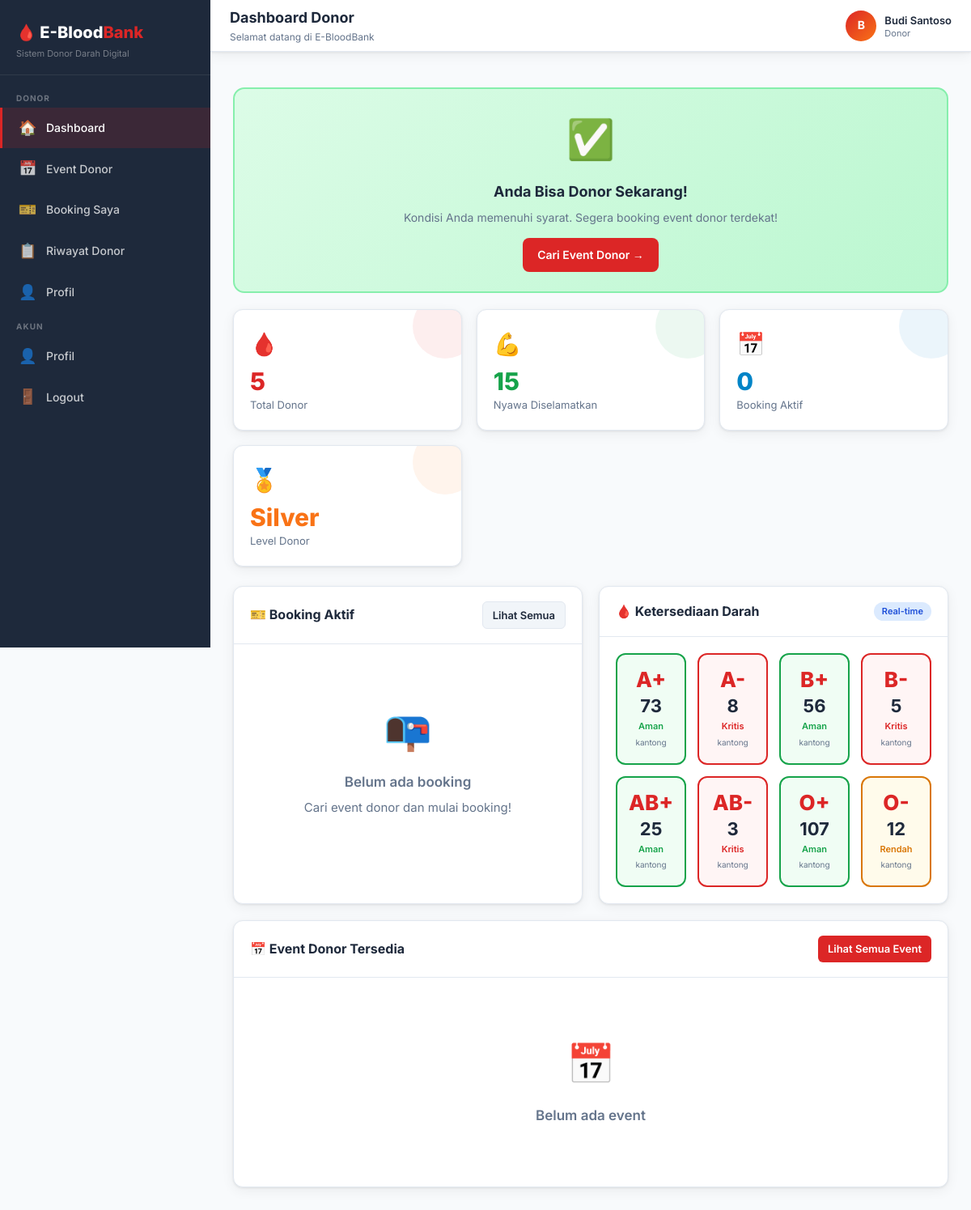
The page /index.php?page=dashboard (signed in) on the database its author committed.
### tables this page shows
CREATE TABLE IF NOT EXISTS users (
    id INT AUTO_INCREMENT PRIMARY KEY,
    nik VARCHAR(20) UNIQUE,
    name VARCHAR(100) NOT NULL,
    email VARCHAR(100) UNIQUE NOT NULL,
    password VARCHAR(255) NOT NULL,
    role ENUM('donor', 'pmi', 'rs') NOT NULL DEFAULT 'donor',
    blood_type ENUM('A', 'B', 'AB', 'O') DEFAULT NULL,
    rhesus ENUM('+', '-') DEFAULT NULL,
    phone VARCHAR(20),
    address TEXT,
    last_donation DATE DEFAULT NULL,
    total_donations INT DEFAULT 0,
    hospital_name VARCHAR(150) DEFAULT NULL,
    is_active TINYINT(1) DEFAULT 1,
    created_at TIMESTAMP DEFAULT CURRENT_TIMESTAMP,
    updated_at TIMESTAMP DEFAULT CURRENT_TIMESTAMP ON UPDATE CURRENT_TIMESTAMP
);

### index.php (called while the page is built, shortened)
<?php
require_once __DIR__ . '/core/auth.php';
require_once __DIR__ . '/core/helper.php';
require_once __DIR__ . '/routes.php';

### core/auth.php (called while the page is built, shortened)
<?php
require_once __DIR__ . '/helper.php';
function isLoggedIn() {
    return isset($_SESSION['user_id']);
}
function currentUser() {
    $db = getDB();
    $stmt = $db->prepare("SELECT * FROM users WHERE id = ? LIMIT 1");
    $stmt->execute([$_SESSION['user_id']]);
    return $stmt->fetch();
}
function hasRole($role) {
    return isLoggedIn() && $_SESSION['user_role'] === $role;
}

### core/helper.php (called while the page is built, shortened)
<?php
function sanitize($input) {
    return htmlspecialchars(strip_tags(trim($input)), ENT_QUOTES, 'UTF-8');
}
function daysUntilEligible($lastDonation) {
    $last = new DateTime($lastDonation);
    $eligible = clone $last;
    $eligible->modify('+60 days');
    $now = new DateTime();
    if ($now >= $eligible) return 0;
    $diff = $now->diff($eligible);
    return $diff->days;
}

### modules/donor/dashboard.php (the view, shortened to what this page needs)
<?php
$pageTitle    = 'Dashboard Donor';
$pageSubtitle = 'Selamat datang di E-BloodBank';
$db   = getDB();
$user = currentUser();
$totalDonations = $user['total_donations'] ?? 0;
$lastDonation   = $user['last_donation'];
$eligible       = isEligibleDonor($lastDonation);
$daysLeft       = daysUntilEligible($lastDonation);
$stmt = $db->prepare("
    SELECT b.*, e.title, e.date, e.location, e.start_time
    FROM bookings b
    JOIN events e ON b.event_id = e.id
    WHERE b.user_id = ? AND e.date >= CURDATE() AND b.status NOT IN ('cancelled','failed')
    ORDER BY e.date ASC LIMIT 3
");
$stmt->execute([$user['id']]);
$upcomingBookings = $stmt->fetchAll();
$eventsStmt = $db->query("
    SELECT * FROM events WHERE status='active' AND date >= CURDATE()
    ORDER BY date ASC LIMIT 4
");
$events = $eventsStmt->fetchAll();
$stockStmt = $db->query("SELECT blood_type, rhesus, SUM(quantity) as total FROM blood_stock GROUP BY blood_type, rhesus ORDER BY blood_type, rhesus");
$stocks = $stockStmt->fetchAll();
include __DIR__ . '/../../views/layouts/header.php';
?>
<div class="eligibility-card <?= $eligible ? 'eligible' : 'not-eligible' ?>">
  <div class="eligibility-icon"><?= $eligible ? '✅' : '⏳' ?></div>
  <h3><?= $eligible ? 'Anda Bisa Donor Sekarang!' : 'Belum Bisa Donor' ?></h3>
  <p>
    <?php if ($eligible): ?>
      Kondisi Anda memenuhi syarat. Segera booking event donor terdekat!
    <?php else: ?>
      Harap tunggu <strong id="eligibility-countdown" data-days="<?= $daysLeft ?>"><?= $daysLeft ?> hari lagi</strong>
      (donor terakhir: <?= formatDate($lastDonation) ?>)
    <?php endif; ?>
  </p>
  <?php if ($eligible): ?>
    <a href="/ebloodbank/index.php?page=events" class="btn btn-primary" style="margin-top:14px">Cari Event Donor →</a>
  <?php endif; ?>
</div>
<div class="stats-grid">
  <div class="stat-card red">
    <div class="stat-icon">🩸</div>
    <div class="stat-value"><?= $totalDonations ?></div>
    <div class="stat-label">Total Donor</div>
  </div>
  <div class="stat-card green">
    <div class="stat-icon">💪</div>
    <div class="stat-value"><?= $totalDonations * 3 ?></div>
    <div class="stat-label">Nyawa Diselamatkan</div>
  </div>
  <div class="stat-card blue">
    <div class="stat-icon">📅</div>
    <div class="stat-value"><?= count($upcomingBookings) ?></div>
    <div class="stat-label">Booking Aktif</div>
  </div>
  <div class="stat-card orange">
    <div class="stat-icon">🏅</div>
    <div class="stat-value"><?= $totalDonations >= 10 ? 'Gold' : ($totalDonations >= 5 ? 'Silver' : 'Bronze') ?></div>
    <div class="stat-label">Level Donor</div>
  </div>
</div>
<div style="display:grid;grid-template-columns:1fr 1fr;gap:20px">
<div class="card">
  <div class="card-header">
    <h3>🎫 Booking Aktif</h3>
    <a href="/ebloodbank/index.php?page=my_bookings" class="btn btn-secondary btn-sm">Lihat Semua</a>
  </div>
  <div class="card-body">
    <?php if (empty($upcomingBookings)): ?>
      <div class="empty-state"><div class="icon">📭</div><h3>Belum ada booking</h3><p>Cari event donor dan mulai booking!</p></div>
    <?php endif; ?>
  </div>
</div>
<div class="card">
  <div class="card-header">
    <h3>🩸 Ketersediaan Darah</h3>
    <span class="badge badge-info">Real-time</span>
  </div>
  <div class="card-body">
    <div class="blood-grid" style="grid-template-columns:repeat(4,1fr)">
      <?php foreach ($stocks as $s):
        $label = $s['blood_type'] . $s['rhesus'];
        $qty   = (int)$s['total'];
        $class = $qty <= 0 ? 'critical' : ($qty <= 10 ? 'critical' : ($qty <= 20 ? 'low' : 'safe'));
      ?>
        <div class="blood-card <?= $class ?>">
          <div class="blood-type-label"><?= $label ?></div>
          <div class="blood-qty" data-qty="<?= $qty ?>" data-min="10"><?= $qty ?></div>
          <div class="blood-status" style="color:<?= $class==='safe'?'var(--success)':($class==='low'?'var(--warning)':'var(--danger)') ?>">
            <?= $class==='safe'?'Aman':($class==='low'?'Rendah':'Kritis') ?>
          </div>
          <div class="blood-component" style="font-size:10px">kantong</div>
        </div>
      <?php endforeach; ?>
    </div>
  </div>
</div>
</div>
<div class="card" style="margin-top:20px">
  <div class="card-header">
    <h3>📅 Event Donor Tersedia</h3>
    <a href="/ebloodbank/index.php?page=events" class="btn btn-primary btn-sm">Lihat Semua Event</a>
  </div>
  <div class="card-body">
    <?php if (empty($events)): ?>
      <div class="empty-state"><div class="icon">📅</div><h3>Belum ada event</h3></div>
    <?php endif; ?>
  </div>
</div>
<?php include __DIR__ . '/../../views/layouts/footer.php'; ?>

### views/layouts/header.php (shortened to what this page needs)
<?php
$user = currentUser();
$currentPage = $_GET['page'] ?? 'dashboard';
function navItem($icon, $label, $page, $currentPage) {
    $active = $currentPage === $page ? 'active' : '';
    return "<a class='nav-item $active' href='/ebloodbank/index.php?page=$page'>
        <span class='nav-icon'>$icon</span> $label
    </a>";
}
?>
<!DOCTYPE html>
<html lang="id">
<head>
<link rel="stylesheet" href="/ebloodbank/public/css/style.css">
</head>
<body>
<div class="app-layout">
<aside class="sidebar" id="sidebar">
  <div class="sidebar-logo">
    <h2>🩸 E-Blood<span>Bank</span></h2>
    <p>Sistem Donor Darah Digital</p>
  </div>
  <nav class="sidebar-nav">
  <?php if (hasRole('donor')): ?>
    <div class="nav-section">Donor</div>
    <?= navItem('🏠', 'Dashboard', 'dashboard', $currentPage) ?>
    <?= navItem('📅', 'Event Donor', 'events', $currentPage) ?>
    <?= navItem('🎫', 'Booking Saya', 'my_bookings', $currentPage) ?>
    <?= navItem('📋', 'Riwayat Donor', 'history', $currentPage) ?>
    <?= navItem('👤', 'Profil', 'profile', $currentPage) ?>
  <?php endif; ?>
    <div class="nav-section" style="margin-top:auto">Akun</div>
    <?= navItem('👤', 'Profil', 'profile', $currentPage) ?>
    <a class="nav-item" href="/ebloodbank/index.php?page=logout" data-confirm="Yakin mau logout?">
      <span class="nav-icon">🚪</span> Logout
    </a>
  </nav>
</aside>
<div class="main-content">
  <header class="topbar">
    <div class="d-flex align-center gap-3">
      <div class="topbar-left">
        <h1><?= $pageTitle ?? 'Dashboard' ?></h1>
        <?php if (isset($pageSubtitle)): ?>
          <p><?= $pageSubtitle ?></p>
        <?php endif; ?>
      </div>
    </div>
    <div class="topbar-right">
      <div class="topbar-user">
        <div class="user-avatar"><?= strtoupper(substr($user['name'] ?? 'U', 0, 1)) ?></div>
        <div class="user-info">
          <strong><?= sanitize($user['name'] ?? '') ?></strong>
          <span><?= ucfirst($user['role'] ?? '') ?></span>
        </div>
      </div>
    </div>
  </header>
  <main class="page-body">

### rows shown on the page
users: name "B", name "Budi Santoso", role "Donor", total_donations "5", $totalDonations*3 "15"

### other values the page prints
$icon "🏠 📅 🎫 📋 👤 👤"
$label "Dashboard Event Donor Booking Saya Riwayat Donor Profil Profil"
$pageTitle "Dashboard Donor"
$pageSubtitle "Selamat datang di E-BloodBank"
count($upcomingBookings) "0"
$label "A+"
$qty "73"
$label "A-"
$qty "8"
$label "B+"
$qty "56"
$label "B-"
$qty "5"
$label "AB+"
$qty "25"
